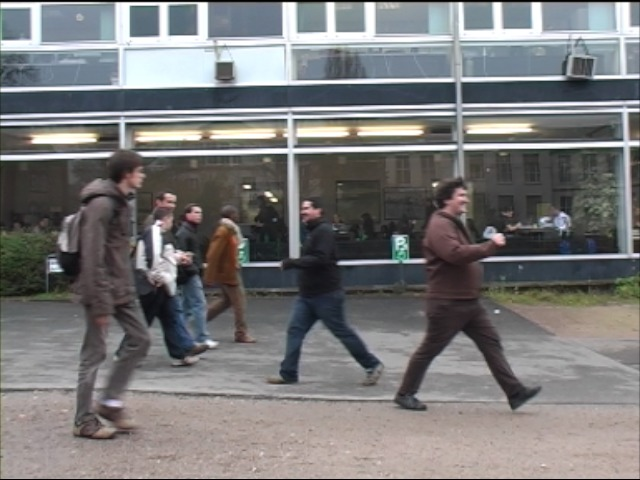
#> input picture input_images/TUD-Campus/000001.jpg, 640 x 480 px; its folder holds 3 pictures in this run
$ python experiment.py
#> lines starting #> are read from the running program, lines starting #| are printed output that depends on the picture; after the words box and inside, x2 and y2 are one past the last pixel; in counts of white or black regions, pixels touching at a corner belong together
### ps5.py
"""Problem Set 5: Object Tracking and Pedestrian Detection"""

import cv2
import numpy as np
import os

from ps5_utils import run_kalman_filter, run_particle_filter

# I/O directories
input_dir = "input"
output_dir = "output"


# Assignment code
class KalmanFilter(object):
    """A Kalman filter tracker"""

    # [69 lines left out: functions __init__, predict, correct, process, not called in this run]


class ParticleFilter(object):
    """A particle filter tracker.

    Encapsulating state, initialization and update methods. Refer to
    the method run_particle_filter( ) in experiment.py to understand
    how this class and methods work.
    """

    def __init__(self, frame, template, **kwargs):
        """Initializes the particle filter object.

        The main components of your particle filter should at least be:
        - self.particles (numpy.array): Here you will store your particles.
                                        This should be a N x 2 array where
                                        N = self.num_particles. This component
                                        is used by the autograder so make sure
                                        you define it appropriately.
                                        Make sure you use (x, y)
        - self.weights (numpy.array): Array of N weights, one for each
                                      particle.
                                      Hint: initialize them with a uniform
                                      normalized distribution (equal weight for
                                      each one). Required by the autograder.
        - self.template (numpy.array): Cropped section of the first video
                                       frame that will be used as the template
                                       to track.
        - self.frame (numpy.array): Current image frame.

        Args:
            frame (numpy.array): color BGR uint8 image of initial video frame,
                                 values in [0, 255].
            template (numpy.array): color BGR uint8 image of patch to track,
                                    values in [0, 255].
            kwargs: keyword arguments needed by particle filter model:
                    - num_particles (int): number of particles.
                    - sigma_exp (float): sigma value used in the similarity
                                         measure.
                    - sigma_dyn (float): sigma value that can be used when
                                         adding gaussian noise to u and v.
                    - template_rect (dict): Template coordinates with x, y,
                                            width, and height values.
        """
        self.num_particles = kwargs.get('num_particles')  # required by the autograder
        self.sigma_exp = kwargs.get('sigma_exp')  # required by the autograder
        self.sigma_dyn = kwargs.get('sigma_dyn')  # required by the autograder
        self.template_rect = kwargs.get('template_coords')  # required by the autograder
        # If you want to add more parameters, make sure you set a default value so that
        # your test doesn't fail the autograder because of an unknown or None value.
        #
        # The way to do it is:
        # self.some_parameter_name = kwargs.get('parameter_name', default_value)

        self.template = template
        self.frame = frame

        h, w = frame.shape[:2]

        self.particles = np.zeros((self.num_particles, 2))  # Initialize your particles array. Read the docstring.
        self.particles[:, 0] = np.random.uniform(0, w, self.num_particles)  # x
        self.particles[:, 1] = np.random.uniform(0, h, self.num_particles)  # y

        self.weights = np.ones(self.num_particles) / self.num_particles  # Initialize your weights array. Read the docstring.
        # Initialize any other components you may need when designing your filter.


    # [19 lines left out: functions get_particles, get_weights, not called in this run]

    def get_error_metric(self, template, frame_cutout):
        """Returns the error metric used based on the similarity measure.

        Returns:
            float: similarity value.
        """
        if template.shape != frame_cutout.shape:
            return 0.0

        # Mean squared error
        mse = np.mean((template.astype(float) - frame_cutout.astype(float)) ** 2)

        # Convert to likelihood
        return np.exp(-mse / (2 * (self.sigma_exp ** 2)))

    # [149 lines left out: functions resample_particles, process, render, not called in this run]


class AppearanceModelPF(ParticleFilter):
    """A variation of particle filter tracker."""

    def __init__(self, frame, template, **kwargs):
        """Initializes the appearance model particle filter.

        The documentation for this class is the same as the ParticleFilter
        above. There is one element that is added called alpha which is
        explained in the problem set documentation. By calling super(...) all
        the elements used in ParticleFilter will be inherited so you do not
        have to declare them again.
        """

        super(AppearanceModelPF, self).__init__(frame, template, **kwargs)  # call base class constructor

        self.alpha = kwargs.get('alpha', 0.1)  # required by the autograder
        # If you want to add more parameters, make sure you set a default value so that
        # your test doesn't fail the autograder because of an unknown or None value.
        #
        # The way to do it is:
        # self.some_parameter_name = kwargs.get('parameter_name', default_value)

    # [79 lines left out: function process, not called in this run]


class MDParticleFilter(AppearanceModelPF):
    """A variation of particle filter tracker that incorporates more dynamics."""

    def __init__(self, frame, template, **kwargs):
        """Initializes MD particle filter object.

        The documentation for this class is the same as the ParticleFilter
        above. By calling super(...) all the elements used in ParticleFilter
        will be inherited so you don't have to declare them again.
        """

        super(MDParticleFilter, self).__init__(frame, template, **kwargs)  # call base class constructor
        # If you want to add more parameters, make sure you set a default value so that
        # your test doesn't fail the autograder because of an unknown or None value.
        #
        # The way to do it is:
        # self.some_parameter_name = kwargs.get('parameter_name', default_value)
        self.particles = np.zeros((self.num_particles, 4))

        h, w = frame.shape[:2]

        # դիր
        self.particles[:, 0] = np.random.uniform(0, w, self.num_particles)  # x
        self.particles[:, 1] = np.random.uniform(0, h, self.num_particles)  # y

        # velocity
        self.particles[:, 2] = np.random.normal(0, 1, self.num_particles)  # vx
        self.particles[:, 3] = np.random.normal(0, 1, self.num_particles)  # vy

    def process(self, frame):
        """Processes a video frame (image) and updates the filter's state.

        This process is also inherited from ParticleFilter. Depending on your
        implementation, you may comment out this function and use helper
        methods that implement the "More Dynamics" procedure.

        Args:
            frame (numpy.array): color BGR uint8 image of current video frame,
                                 values in [0, 255].

        Returns:
            None.
        """
        self.frame = frame
        h, w = frame.shape[:2]
        th, tw = self.template.shape[:2]

        # --- 1. Predict (motion model with velocity) ---
        noise_pos = np.random.normal(0, self.sigma_dyn, (self.num_particles, 2))
        noise_vel = np.random.normal(0, 1, (self.num_particles, 2))

        # Update position using velocity
        self.particles[:, 0:2] += self.particles[:, 2:4] + noise_pos

        # Update velocity
        self.particles[:, 2:4] += noise_vel

        # Clip position
        self.particles[:, 0] = np.clip(self.particles[:, 0], 0, w - 1)
        self.particles[:, 1] = np.clip(self.particles[:, 1], 0, h - 1)

        # --- 2. Measurement ---
        new_weights = np.zeros(self.num_particles)

        for i in range(self.num_particles):
            x, y = int(self.particles[i, 0]), int(self.particles[i, 1])

            x1 = int(x - tw // 2)
            y1 = int(y - th // 2)
            x2 = x1 + tw
            y2 = y1 + th

            if x1 < 0 or y1 < 0 or x2 > w or y2 > h:
                new_weights[i] = 0
                continue

            patch = frame[y1:y2, x1:x2]
            new_weights[i] = self.get_error_metric(self.template, patch)

        # Normalize weights (robust)
        new_weights = np.nan_to_num(new_weights)
        total = np.sum(new_weights)

        if total == 0:
            self.weights = np.ones(self.num_particles) / self.num_particles
        else:
            self.weights = new_weights / total

        self.weights = self.weights / np.sum(self.weights)

        # --- 3. Resample ---
        indices = np.random.choice(
            self.num_particles,
            size=self.num_particles,
            p=self.weights
        )
        self.particles = self.particles[indices]

        # --- 4. Appearance update (same as AppearanceModelPF) ---
        best_idx = np.argmax(self.weights)
        x, y = int(self.particles[best_idx, 0]), int(self.particles[best_idx, 1])

        x1 = int(x - tw // 2)
        y1 = int(y - th // 2)
        x2 = x1 + tw
        y2 = y1 + th

        if x1 >= 0 and y1 >= 0 and x2 <= w and y2 <= h:
            best_patch = frame[y1:y2, x1:x2]

            if best_patch.shape == self.template.shape:
                self.template = (
                    (1 - self.alpha) * self.template.astype(float) +
                    self.alpha * best_patch.astype(float)
                ).astype(np.uint8)


# [87 lines left out: functions part_1b, part_1c, part_2a, part_2b, part_3, part_4, not called in this run]


### experiment.py
"""Problem Set 5: Object Tracking and Pedestrian Detection"""

import os

import cv2
import numpy as np

import ps5

# I/O directories
input_dir = "input_images"
output_dir = "output"

NOISE_1 = {'x': 2.5, 'y': 2.5}
NOISE_2 = {'x': 7.5, 'y': 7.5}


# [104 lines left out: functions part_1b, part_1c, part_2a, part_2b, part_3, part_4, not called in this run]


def part_5():
    """Tracking multiple Targets.

    Use either a Kalman or particle filter to track multiple targets
    as they move through the given video.  Use the sequence of images
    in the TUD-Campus directory.

    Follow the instructions in the problem set instructions.

    Place all your work in this file and this section.
    """
    save_frames = {
        28: os.path.join(output_dir, 'ps5-5-a-1.png'),
        55: os.path.join(output_dir, 'ps5-5-a-2.png'),
        70: os.path.join(output_dir, 'ps5-5-a-3.png')
    }

    filter_class = ps5.MDParticleFilter   # or ParticleFilter
    imgs_dir =  os.path.join(input_dir, "TUD-Campus")

     # --- HOG detector ---
    hog = cv2.HOGDescriptor()
    hog.setSVMDetector(cv2.HOGDescriptor_getDefaultPeopleDetector())

    # --- Load images ---
    imgs_list = [f for f in os.listdir(imgs_dir)
                 if f[0] != '.' and f.endswith('.jpg')]
    imgs_list.sort()

    trackers = []
    frame_num = 0

    for img in imgs_list:

        frame = cv2.imread(os.path.join(imgs_dir, img))
#> frame is the input picture: shape (480, 640, 3); mean B, G, R 120.9, 120.6, 121.1
        frame_out = frame.copy()

        # --- Detect people ---
        (rects, weights) = hog.detectMultiScale(
            frame,
            winStride=(4, 4),
            padding=(8, 8),
            scale=1.05
        )
#> rects = [[262, 262, 71, 142], [180, 187, 94, 188], [259, 171, 113, 226], [380, 147, 145, 289], [17, 122, 180, 358]]; weights = [1.11, 0.781, 0.379, 0.353, 1.26]

        detections = []
        for (x, y, w, h) in rects:
            cx = x + w // 2
            cy = y + h // 2
            detections.append((cx, cy, w, h))
#> this loop made 5 passes
#> (x, y, w, h, cx, cy) on passes 1 to 5: (262, 262, 71, 142, 297, 333), (180, 187, 94, 188, 227, 281), (259, 171, 113, 226, 315, 284), (380, 147, 145, 289, 452, 291), (17, 122, 180, 358, 107, 301)
#> after the loop, detections = [(297, 333, 71, 142), (227, 281, 94, 188), (315, 284, 113, 226), (452, 291, 145, 289), (107, 301, 180, 358)]

        used = set()

        # --- MATCH + UPDATE existing trackers ---
        for tracker in trackers:

            best_dist = float('inf')
            best_det = None
            best_idx = -1

            for i, (cx, cy, w, h) in enumerate(detections):
                if i in used:
                    continue

                # particle filter mean position
                particles = tracker["pf"].particles
                weights_pf = tracker["pf"].weights

                x_mean = np.sum(particles[:, 0] * weights_pf)
                y_mean = np.sum(particles[:, 1] * weights_pf)

                dist = np.linalg.norm(np.array([x_mean, y_mean]) - np.array([cx, cy]))

                if dist < best_dist:
                    best_dist = dist
                    best_det = (cx, cy, w, h)
                    best_idx = i

            if best_det is not None and best_dist < 60:
                tracker["pf"].process(frame)
                tracker["bbox"] = (best_det[2], best_det[3])
                used.add(best_idx)
            else:
                tracker["pf"].process(frame)
#> after the loop, used = 0 items

        # --- CREATE new trackers ---
        for i, (cx, cy, w, h) in enumerate(detections):
            if i not in used:

                x1 = int(cx - w // 2)
                y1 = int(cy - h // 2)
                x2 = x1 + w
                y2 = y1 + h

                if x1 < 0 or y1 < 0 or x2 > frame.shape[1] or y2 > frame.shape[0]:
                    continue

                template = frame[y1:y2, x1:x2]

                if template.size == 0:
                    continue

                pf = filter_class(
                    frame,
                    template,
                    num_particles=200,
                    sigma_exp=10,
                    sigma_dyn=10,
                    alpha=0.05,
                    template_coords={'x': x1, 'y': y1, 'w': w, 'h': h}
                )

                trackers.append({
                    "pf": pf,
                    "bbox": (w, h)
                })
#> this loop made 5 passes
#> (cx, cy, x1, y1, x2, y2) on passes 1 to 5: (297, 333, 262, 262, 333, 404), (227, 281, 180, 187, 274, 375), (315, 284, 259, 171, 372, 397), (452, 291, 380, 147, 525, 436), (107, 301, 17, 122, 197, 480)
#> pass 1, in part_5, `template = frame[y1:y2, x1:x2]`:
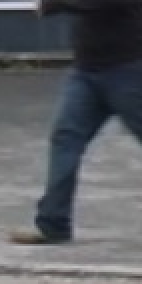
#> template: shape (142, 71, 3) (shown 2 times larger); mean B, G, R 96.5, 92, 89.4
#> pass 2, in part_5, `template = frame[y1:y2, x1:x2]`:
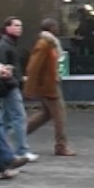
#> template: shape (188, 94, 3); mean B, G, R 82.6, 83.4, 86.8
#> pass 3, in part_5, `template = frame[y1:y2, x1:x2]`:
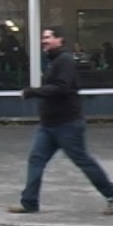
#> template: shape (226, 113, 3); mean B, G, R 83.5, 81.2, 79.9
#> after the loop, trackers = 5 items

        # --- RENDER ---
        for tracker in trackers:
            pf = tracker["pf"]

            particles = pf.particles
            weights_pf = pf.weights

            x_mean = np.sum(particles[:, 0] * weights_pf)
            y_mean = np.sum(particles[:, 1] * weights_pf)

            w, h = tracker["bbox"]

            x1 = int(x_mean - w // 2)
            y1 = int(y_mean - h // 2)
            x2 = int(x_mean + w // 2)
            y2 = int(y_mean + h // 2)

            cv2.rectangle(frame_out, (x1, y1), (x2, y2), (255, 0, 0), 2)
#> this loop made 5 passes
#> (x_mean, y_mean, w, h, x1, y1, x2, y2) on passes 1 to 5: (321.9, 229, 71, 142, 286, 158, 356, 300), (324, 233.9, 94, 188, 276, 139, 370, 327), (312, 249.6, 113, 226, 256, 136, 368, 362), (309.3, 230.8, 145, 289, 237, 86, 381, 374), (326.3, 218.3, 180, 358, 236, 39, 416, 397)
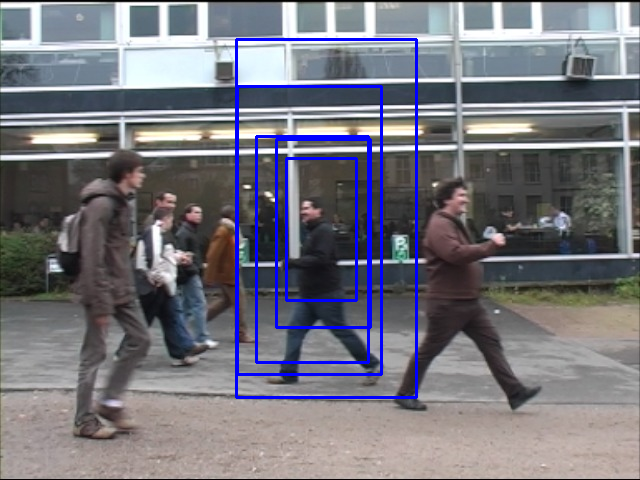
#> frame_out: shape (480, 640, 3); 3.26% of pixels changed, all inside (x1, y1, x2, y2) = (235, 38, 418, 399)

        # --- SAVE ---
        if frame_num in save_frames:
            cv2.imwrite(save_frames[frame_num], frame_out)

        frame_num += 1

        if frame_num % 10 == 0:
            print(f'Processing frame {frame_num}')
#> pass 2 of the loop in part_5, `for img in imgs_list:`:
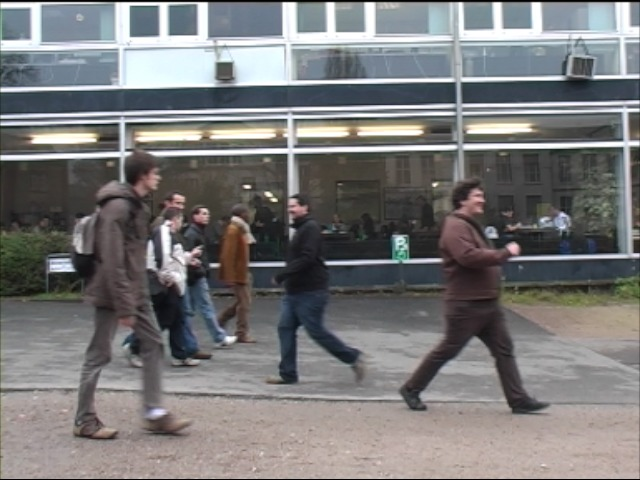
#> input picture input_images/TUD-Campus/000003.jpg, 640 x 480 px
#> in part_5, frame is the input picture: shape (480, 640, 3); mean B, G, R 121.2, 120.9, 121.4
#> rects = [[193, 188, 90, 179], [246, 180, 112, 224], [399, 150, 148, 295], [29, 111, 193, 369]]; weights = [0.497, 1.3, 0.725, 1.3]
#> the loop in part_5, `for (x, y, w, h) in rects:` made 4 passes
#> (x, y, w, h, cx, cy) on passes 1 to 4: (193, 188, 90, 179, 238, 277), (246, 180, 112, 224, 302, 292), (399, 150, 148, 295, 473, 297), (29, 111, 193, 369, 125, 295)
#> after the loop in part_5, `for (x, y, w, h) in rects:`: detections = [(238, 277, 90, 179), (302, 292, 112, 224), (473, 297, 148, 295), (125, 295, 193, 369)]
#> the loop in part_5, `for tracker in trackers: ` made 5 passes
#> after the loop in part_5, `for tracker in trackers:`: used = 1 item
#> the loop in part_5, `for i, (cx, cy, w, h) in enumerate(detections):` made 4 passes
#> (cx, cy, w, h, x1, y1, x2, y2) on passes 1, 3, 4: (238, 277, 640, 480, 193, 188, 283, 367), (473, 297, 640, 480, 399, 150, 547, 445), (125, 295, 640, 480, 29, 111, 222, 480)
#> pass 1, in part_5, `template = frame[y1:y2, x1:x2]`:
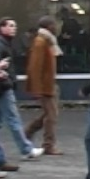
#> template: shape (179, 90, 3); mean B, G, R 80.1, 81.1, 85.1
#> after the loop in part_5, `for i, (cx, cy, w, h) in enumerate(detections):`: trackers = 8 items
#> the loop in part_5, `for tracker in trackers:` made 8 passes
#> (x_mean, y_mean) on passes 1 to 6: (467.2, 309.7), (449, 262.7), (370.7, 310.3), (305.5, 293.3), (232, 293), (303.4, 236.5)
#> after the loop in part_5, `for tracker in trackers:`:
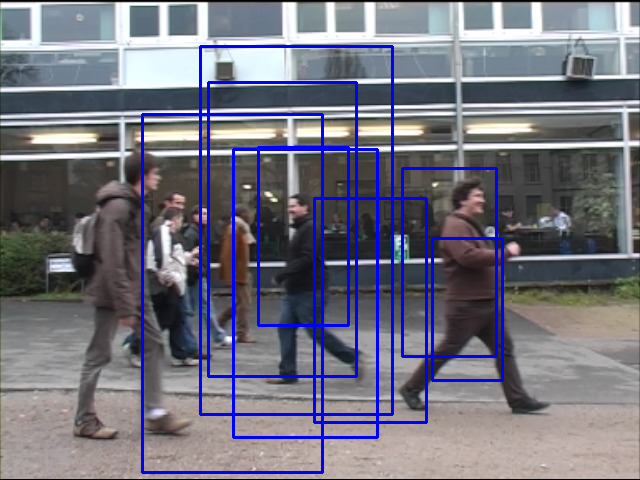
#> frame_out: shape (480, 640, 3); 5.88% of pixels changed, all inside (x1, y1, x2, y2) = (141, 45, 504, 474)
#> pass 3 of the loop in part_5, `for img in imgs_list:`:
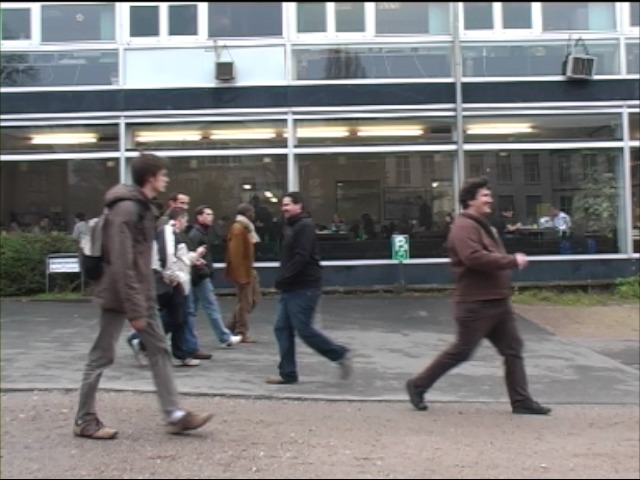
#> input picture input_images/TUD-Campus/000004.jpg, 640 x 480 px
#> in part_5, frame is the input picture: shape (480, 640, 3); mean B, G, R 121.5, 121.2, 121.8
#> the loop in part_5, `for (x, y, w, h) in rects:` made 6 passes
#> (x, y, w, h) on passes 1 to 6: (475, 284, 72, 144), (202, 195, 80, 160), (240, 183, 113, 225), (152, 179, 103, 206), (410, 150, 144, 288), (39, 113, 193, 367)
#> the loop in part_5, `for tracker in trackers: ` made 8 passes
#> the loop in part_5, `for i, (cx, cy, w, h) in enumerate(detections):` made 6 passes
#> (cx, cy, w, h) on passes 1 to 6: (511, 356, 72, 144), (242, 275, 80, 160), (296, 295, 113, 225), (203, 282, 103, 206), (482, 294, 144, 288), (135, 296, 193, 367)
#> pass 1, in part_5, `template = frame[y1:y2, x1:x2]`:
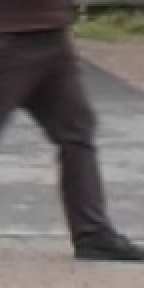
#> template: shape (144, 72, 3) (shown 2 times larger); mean B, G, R 100.6, 102.5, 107.9
#> the loop in part_5, `for tracker in trackers:` made 11 passes
#> after the loop in part_5, `for tracker in trackers:`:
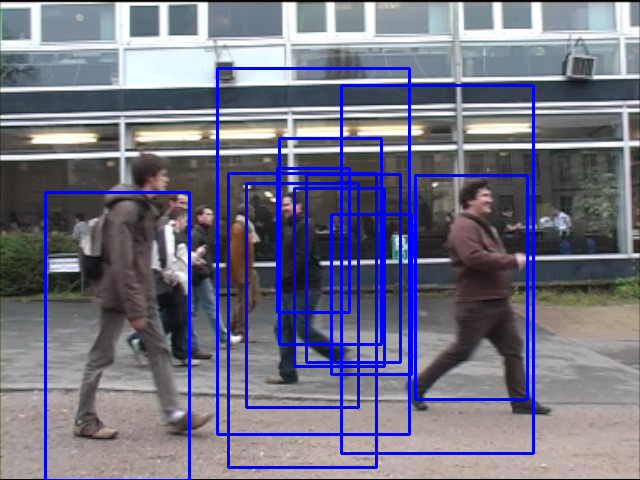
#> frame_out: shape (480, 640, 3); 7.35% of pixels changed, all inside (x1, y1, x2, y2) = (44, 67, 535, 480)

    return 0

def part_6():
    """Tracking pedestrians from a moving camera.

    Follow the instructions in the problem set instructions.

    Place all your work in this file and this section.
    """
    save_frames = {
        59: os.path.join(output_dir, 'ps5-6-a-1.png'),
        159: os.path.join(output_dir, 'ps5-6-a-2.png'),
        185: os.path.join(output_dir, 'ps5-6-a-3.png')
    }

    filter_class = ps5.MDParticleFilter   # or ParticleFilter
    imgs_dir =  os.path.join(input_dir, "follow")

     # --- HOG detector ---
    hog = cv2.HOGDescriptor()
    hog.setSVMDetector(cv2.HOGDescriptor_getDefaultPeopleDetector())

    # --- Load images ---
#> (the run stopped early here; a loop or call above may not have finished)
